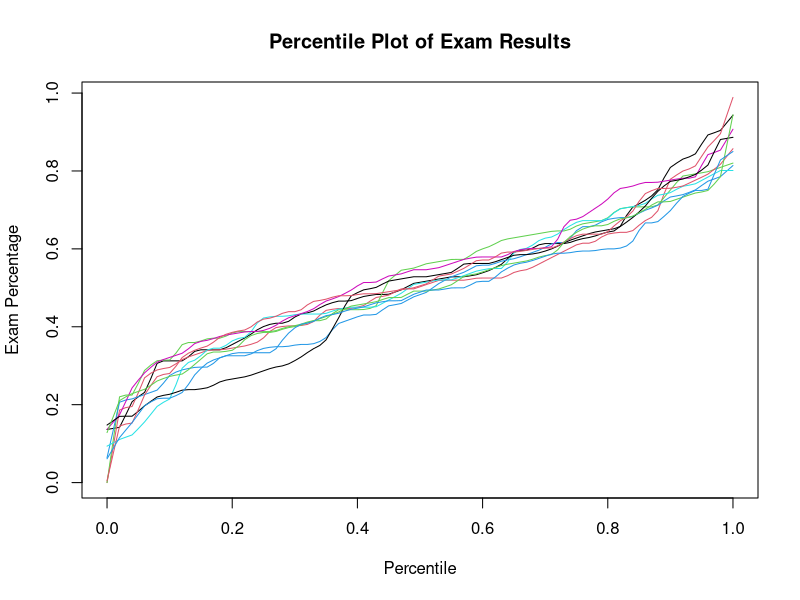
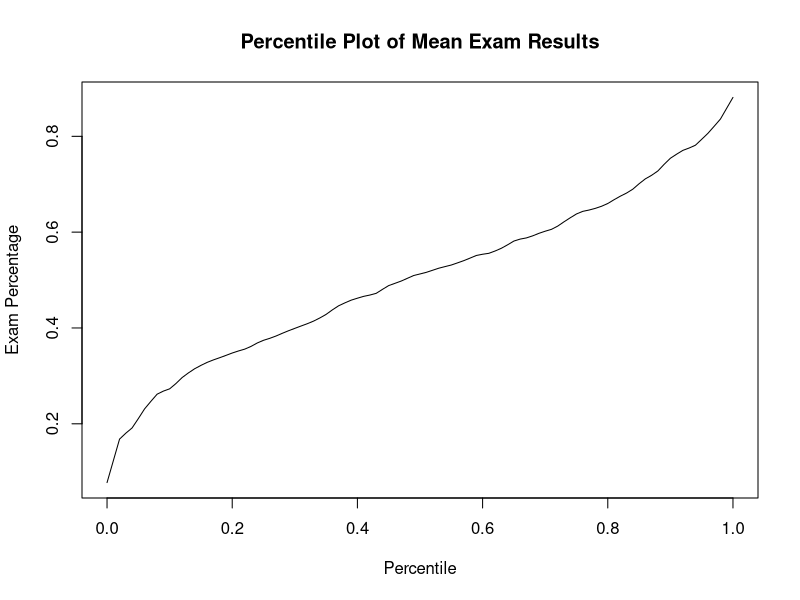

Source code (R) for these figures, in order:
## ---- chunk 1
knitr::opts_chunk$set(echo = TRUE)
## ---- chunk 2
library(data.table)

num_of_students <- 50
num_of_exams <- 10
num_of_questions <- 30
test <- 1

intelligence_rating <- c(rnorm(num_of_students, 0.5, 0.15))
for (i in 1:num_of_students) {
  if (intelligence_rating[i] < 0){
    intelligence_rating[i] <- 0
  }
  if (intelligence_rating[i] > 1){
    intelligence_rating[i] <- 1
  }
}

exam_ratings <- matrix(0, num_of_students, num_of_exams)
for (i in 1:num_of_students) {
  for (j in 1:num_of_exams) {
    exam_ratings[i,j] <- rnorm(1, intelligence_rating[i], 0.1)
    if (exam_ratings[i,j] < 0){
      exam_ratings[i,j] <- 0
    }
    if (exam_ratings[i,j] >1){
      exam_ratings[i,j] <- 1
    }
  }
}


exam_question_worth <- matrix(0, num_of_questions, num_of_exams)
for (i in 1:num_of_questions) {
  for (j in 1:num_of_exams) {
    exam_question_worth[i,j] <- rgeom(1, 0.5) + 5
  }
}

exam_questions_difficulty <- matrix(0, num_of_questions, num_of_exams)
for (i in 1:num_of_questions) {
  for (k in 1:num_of_exams) {
    exam_questions_difficulty[i,k] <- rnorm(1, 1, 0.1)
    if (exam_questions_difficulty[i,k] <= 0) {
      exam_questions_difficulty[i,k] <- 0.001
    }
  }
}

question_probs <- list()
for (k in 1:num_of_exams) {
  exam_probs <- matrix(0, num_of_questions, num_of_students)
  for (i in 1:num_of_questions) {
    for (j in 1:num_of_students) {
      exam_probs[i,j] <- (exam_ratings[j, k]/exam_questions_difficulty[i, k])
      if (exam_probs[i,j] <= 0) {
        exam_probs[i,j] <- 0
      }
      if (exam_probs[i,j] >= 0.999) {
        exam_probs[i,j] <- 1
      }
    }
  }
  question_probs[[k]] <- exam_probs
}

num_of_q_cheated <- 6
groups_size <- 4
num_of_cheating_groups <- 4

cheating_groups <- list()

for (i in 1:num_of_cheating_groups) {
  cheaters <- sample(1:num_of_students, groups_size, replace=FALSE)
  cheated_q <- list()
  for (k in 1:num_of_exams) {
    cheated_q[[k]] <- sample(1:num_of_questions, num_of_q_cheated, replace=FALSE)
  }
  style <- list(students = cheaters, questions = cheated_q)
  cheating_groups[[length(cheating_groups) + 1]] <- style
}


for (group in cheating_groups) {
  for (k in 1:num_of_exams) {
    for (j in group$students) {
     for (i in group$questions[[k]]) {
       question_probs[[k]][i,j] <- question_probs[[k]][i,j] + rnorm(1, 0.3, 0.1)
       if (question_probs[[k]][i,j] >= 1){
         question_probs[[k]][i,j] <- 1
       }
      }
    }
  }
}


exam_scores <- list()
for (k in 1:num_of_exams) {
  exam_score <- matrix(0, num_of_questions, num_of_students)
  for (i in 1:num_of_questions) {
    for (j in 1:num_of_students) {
      exam_score[i,j] <-rbinom(1, exam_question_worth[i,k], question_probs[[k]][i,j])
    }
  }
  exam_scores[[k]] <- exam_score
}


print(exam_scores)
exam_totals <- c(0)

for (k in 1:num_of_exams) {
  exam_totals[k] <- sum(exam_question_worth[,k])
}
print(exam_totals)

exam_percentages <- matrix(0, num_of_students, num_of_exams)
for (k in 1:num_of_exams) {
  for (i in 1:num_of_students) {
    exam_percentages[i,k] <- sum(exam_scores[[k]][,i])/exam_totals[k]
  }
}

print(exam_percentages)
percentiles <- seq(0, 1, by = 0.01)
percentile_data <- matrix(0, length(percentiles), num_of_exams)

for (k in 1:num_of_exams) {
  percentile_data[,k] <- quantile(exam_percentages[,k], percentiles)
}

average_percentiles <- rowMeans(percentile_data)

matplot(percentiles, percentile_data, type="l", lty=1, 
        xlab="Percentile", ylab="Exam Percentage", main="Percentile Plot of Exam Results")

matplot(percentiles, average_percentiles, type="l", lty=1, xlab="Percentile", ylab="Exam Percentage", main="Percentile Plot of Mean Exam Results")
